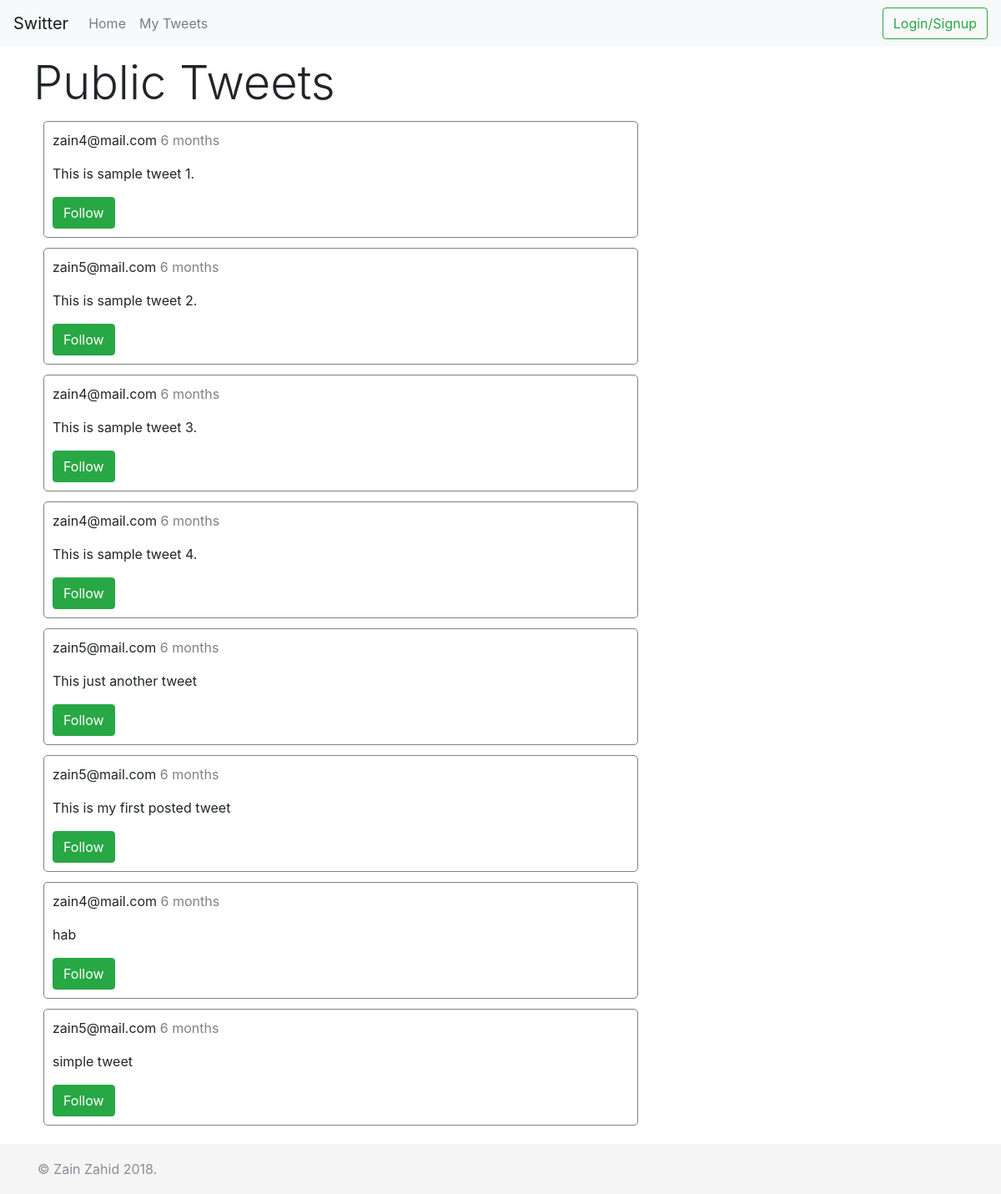
The page / on the database its author committed.
### tables this page shows
CREATE TABLE `tweets` (
  `id` int(11) NOT NULL,
  `tweet` text NOT NULL,
  `email` text NOT NULL,
  `datetime` datetime NOT NULL
);

### functions.php (the view, shortened to what this page needs)
<?php
		$link = mysqli_connect("localhost","root","","switter_db");
		function time_since($since)
		{
   			$chunks = array(
        	array(60 * 60 * 24 * 365 , 'year'),
        	array(60 * 60 * 24 * 30 , 'month'),
        	array(60 * 60 * 24 * 7, 'week'),
	        array(60 * 60 * 24 , 'day'),
	        array(60 * 60 , 'hour'),
	        array(60 , 'minute'),
	        array(1 , 'second')
	    	);
	    	for ($i = 0, $j = count($chunks); $i < $j; $i++)
	    	{
	        	$seconds = $chunks[$i][0];
	        $name = $chunks[$i][1];
	        	if (($count = floor($since / $seconds)) != 0)
	         	{
	            	break;
	        	}
    		}
    		$print = ($count == 1) ? '1 '.$name : "$count {$name}s";
    		return $print;
		}
		function displayTweets($type)
		{
            global $link;
			if( $type == "public" )
			{
				$whereClause = "";
			}
			$query = "SELECT * FROM tweets ".$whereClause.
			" ORDER BY 'datetime' DESC LIMIT 10";
			$result = mysqli_query($link, $query);
			if ( mysqli_num_rows($result) == 0 )
			{
                echo "<br><h5>&nbsp;&nbsp;No Tweets  to Show</h5>";
			}
			else
			{
				while( $row = mysqli_fetch_array($result) )
				{
					echo "<div class='tweet'><p>".$row["email"]."<span class='time'> "
					.time_since(time()-strtotime($row["datetime"]))."</p>";
					echo "<p>".$row["tweet"]."</p>";
					if ( array_key_exists('email',$_SESSION) AND $_SESSION['email'] ) {
                        echo "<a class='btn btn-success text-white toggleFollow' data-email='"
                            . $row["email"] . "'>";
                        $isFollowingQuery = "SELECT * FROM isfollowing WHERE follower='" .
                            mysqli_real_escape_string($link, $_SESSION["email"]) . "' AND isFollowing='" .
                            mysqli_real_escape_string($link, $row["email"]) . "'";
                        $isFollowingResult = mysqli_query($link, $isFollowingQuery);
                        if (mysqli_num_rows($isFollowingResult) > 0) {
                            echo "Unfollow";
                        } else {
                            echo "Follow";
                        }
                        echo "</a></div>";
                    }
                    else
                    {
                        echo '<button class="btn btn-success" type="button" data-toggle="modal"
                                data-target="#exampleModal">Follow</button></div>';
                    }
				}
			}
		}
?>

### Views/header.php (shortened to what this page needs)
<!doctype html>
<html lang="en">
<head>
    <link rel="stylesheet" href="Views/bootstrap/bootstrap.min.css" >
    <link href="Views/styles.css" rel="stylesheet"/>
</head>
<body data-spy="scroll" data-target="#navBar" data-offset="150" >
<nav class="navbar navbar-expand-lg navbar-light bg-light">
  <a class="navbar-brand" href="?"">Switter</a>
  <div class="collapse navbar-collapse" id="navbarNav">
    <ul class="navbar-nav">
      <li class="nav-item">
        <a class="nav-link" href="?page=timeline">Home</a>
      </li>
      <li class="nav-item">
          <?php
          if( array_key_exists('email',$_SESSION) AND $_SESSION['email'] )
          { ?>
            <a class="nav-link" href="?page=mytweets">My Tweets</a>
          <?php }
          else
          { ?>
          <a class="nav-link" data-toggle="modal" data-target="#exampleModal"
             href="?page=mytweets">My Tweets</a>
          <?php } ?>
      </li>
    </ul>
  </div>
  <div class="form-inline my-2 my-lg-0">
  		<?php if(array_key_exists("email",$_SESSION) AND $_SESSION["email"]){ ?>
  			<button class="btn btn-outline-success my-2 my-sm-0" type="button" onclick="window.location.href='?function=logout'" >Logout</button>
      <?php } else{ ?>
      <button class="btn btn-outline-success my-2 my-sm-0" type="button" data-toggle="modal"
       data-target="#exampleModal">Login/Signup</button>
   		<?php } ?>
    </div>
</nav>

### index.php
<?php
include("functions.php");
include("Views/header.php");
if( array_key_exists("page",$_GET) AND $_GET["page"] == "timeline"
    AND array_key_exists('email',$_SESSION) AND $_SESSION['email'] )
{
    include("Views/timeline.php");
}
else if ( array_key_exists("page",$_GET) AND $_GET["page"] == "mytweets"
    AND array_key_exists('email',$_SESSION) AND $_SESSION['email'] )
{
    include ("Views/mytweets.php");
}
else
{
    include("Views/home.php");
}
include("Views/footer.php");
?>

### Views/home.php
<div class="container mainContainer">
	<div class="row">
  		<div class="col-md-8">
  			<h2 class="display-4">Public Tweets</h2>
  			<?php displayTweets('public'); ?>
  		</div>
	</div>
</div>

### Views/footer.php (shortened to what this page needs)
<footer class="footer">
    <div class="container">
        <span class="text-muted">&copy; Zain Zahid 2018.</span>
    </div>
</footer>
</body>
</html>

### Views/styles.css (style rules this page uses)
html { position: relative; min-height: 100%; }
body { margin-bottom: 60px; }
.footer { position: absolute; bottom: 0; width: 100%; height: 60px; line-height: 60px; background-color: #f5f5f5; }
.mainContainer { padding: 10px; }
.tweet { border-radius: 5px; border: 1px solid grey; padding: 10px; margin: 12px; }
.time { color: grey; }

### rows shown on the page
tweets: email "zain4@mail.com", tweet "This is sample tweet 1."
tweets: email "zain5@mail.com", tweet "This is sample tweet 2."
tweets: email "zain4@mail.com", tweet "This is sample tweet 3."
tweets: email "zain4@mail.com", tweet "This is sample tweet 4."
tweets: email "zain5@mail.com", tweet "This just another tweet"
tweets: email "zain5@mail.com", tweet "This is my first posted tweet"
tweets: email "zain4@mail.com", tweet "hab"
tweets: email "zain5@mail.com", tweet "simple tweet"
